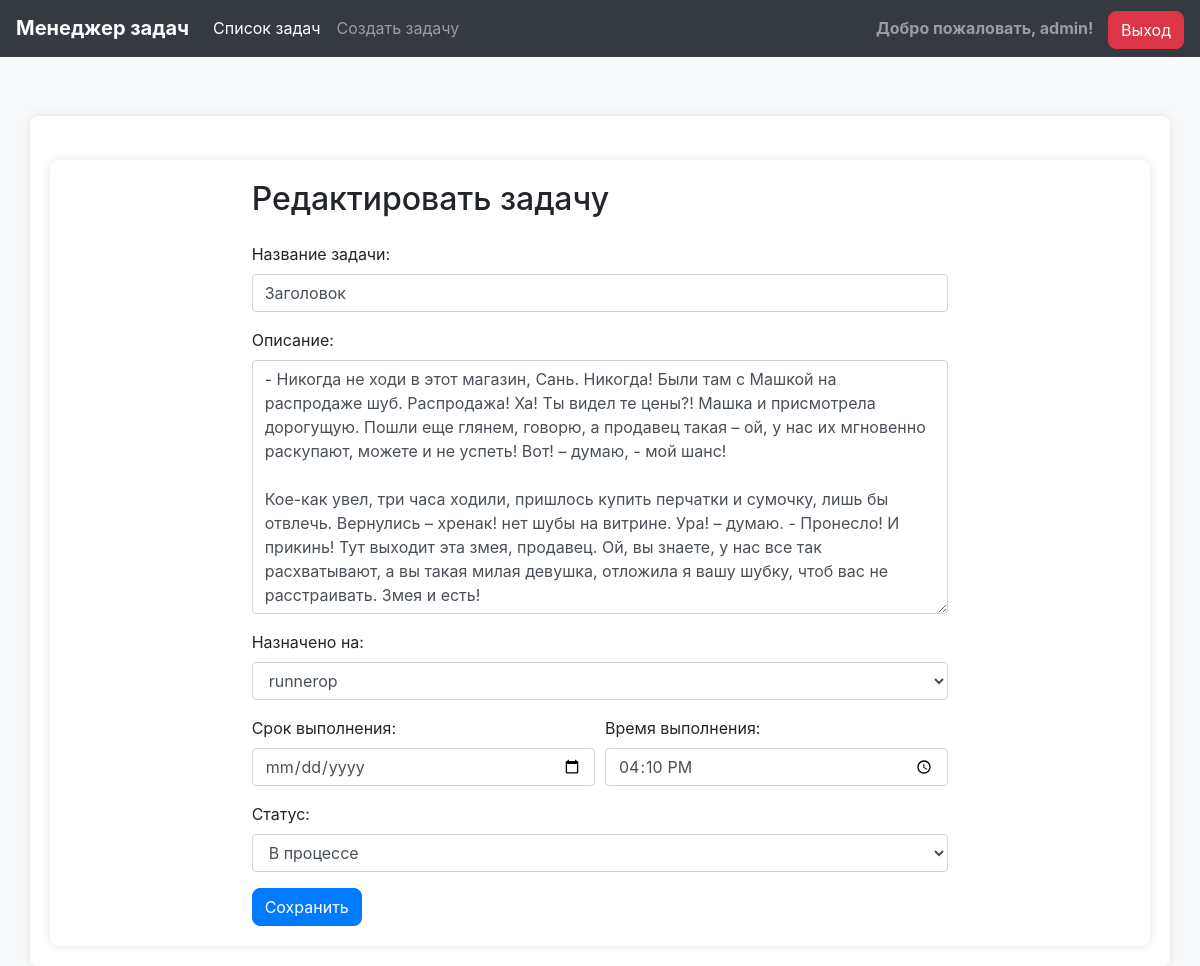
Page /task/29/edit/ (signed in) on the committed database.
### tasks/models.py (models this page shows, shortened)
class Task(models.Model):
    STATUS_CHOICES = [
        ('todo', 'К выполнению'),
        ('in_progress', 'В процессе'),
        ('done', 'Завершено')
    ]
    title = models.CharField('Название задачи', max_length=255)
    description = models.TextField('Описание')
    assigned_to = models.ForeignKey(User, verbose_name='Назначено на', on_delete=models.CASCADE)
    due_date = models.DateField('Срок выполнения')
    due_time = models.TimeField('Время выполнения', default='00:00:00')
    status = models.CharField('Статус', max_length=50, choices=STATUS_CHOICES, default='todo')
    completion_time = models.DateTimeField('Время завершения', null=True, blank=True)
    start_time = models.DateTimeField('Время начала работы', null=True, blank=True)
    in_progress_by = models.ForeignKey(User, on_delete=models.SET_NULL, null=True, blank=True, related_name='in_progress_tasks')

### tasks/views.py (the view)
# urls.py: path('task/<int:pk>/edit/', views.task_edit, name='task_edit'),
@login_required
def task_edit(request, pk):
    task = get_object_or_404(Task, pk=pk)
    if request.method == "POST":
        form = TaskForm(request.POST, instance=task)
        if form.is_valid():
            form.save()  # Сохраняем отредактированную форму задачи
            return redirect('task_detail', pk=pk)  # Перенаправляем на страницу деталей задачи
    else:
        form = TaskForm(instance=task)
    return render(request, 'tasks/task_form.html', {'form': form})

### tasks/forms.py
class TaskForm(forms.ModelForm):
    title = forms.CharField(label='Название задачи')
    description = forms.CharField(label='Описание', widget=forms.Textarea)
    assigned_to = forms.ModelChoiceField(label='Назначено на', queryset=User.objects.all())
    due_date = forms.DateField(label='Срок выполнения', widget=forms.DateInput(attrs={'type': 'date'}))
    due_time = forms.TimeField(label='Время выполнения', widget=forms.TimeInput(attrs={'type': 'time'}))  # Добавлено поле для времени
    status = forms.ChoiceField(label='Статус', choices=Task.STATUS_CHOICES)
    class Meta:
        model = Task
        fields = ['title', 'description', 'assigned_to', 'due_date', 'due_time', 'status']

### tasks/templatetags/custom_filters.py (called while the page is built)
@register.filter(name='add_class')
def add_class(value, arg):
    css_classes = value.field.widget.attrs.get('class', '')
    if css_classes:
        css_classes += ' ' + arg
    else:
        css_classes = arg
    return value.as_widget(attrs={'class': css_classes})

### tasks/templates/tasks/task_form.html (shortened to what this page needs)
{% extends 'base.html' %}
{% load custom_filters %}
{% block content %}
<div class="container mt-4">
    <div class="row justify-content-center">
        <div class="col-md-8">
            <h2 class="mb-4">{% if form.instance.pk %}Редактировать задачу{% else %}Создать задачу{% endif %}</h2>
            <form method="post" class="needs-validation" novalidate>
                <div class="form-group">
                    {{ form.title.label_tag }}
                    {{ form.title|add_class:"form-control" }}
                </div>
                <div class="form-group">
                    {{ form.description.label_tag }}
                    {{ form.description|add_class:"form-control" }}
                </div>
                <div class="form-group">
                    {{ form.assigned_to.label_tag }}
                    {{ form.assigned_to|add_class:"form-control" }}
                </div>
                <div class="form-row">
                    <div class="form-group col-md-6">
                        {{ form.due_date.label_tag }}
                        {{ form.due_date|add_class:"form-control" }}
                    </div>
                    <div class="form-group col-md-6">
                        {{ form.due_time.label_tag }}
                        {{ form.due_time|add_class:"form-control" }}
                    </div>
                </div>
                <div class="form-group">
                    {{ form.status.label_tag }}
                    {{ form.status|add_class:"form-control" }}
                </div>
                <button type="submit" class="btn btn-primary">Сохранить</button>
            </form>
        </div>
    </div>
</div>
{% endblock %}

### templates/base.html (shortened to what this page needs)
<!DOCTYPE html>
<html lang="ru">
<head>
    <link rel="stylesheet" href="https://stackpath.bootstrapcdn.com/bootstrap/4.5.2/css/bootstrap.min.css">
</head>
<body>
    <nav class="navbar navbar-expand-md navbar-dark bg-dark fixed-top">
        <a class="navbar-brand" href="#">Менеджер задач</a>
        <div class="collapse navbar-collapse" id="navbarCollapse">
            <ul class="navbar-nav mr-auto">
                <li class="nav-item active">
                    <a class="nav-link" href="{% url 'task_list' %}">Список задач</a>
                </li>
                <li class="nav-item">
                    <a class="nav-link" href="{% url 'task_create' %}">Создать задачу</a>
                </li>
            </ul>
            <ul class="navbar-nav ml-auto">
                {% if user.is_authenticated %}
                    <li class="nav-item">
                        <span class="navbar-text welcome-text">
                            Добро пожаловать, {{ user.username }}!
                        </span>
                        <form action="{% url 'logout' %}" method="post" style="display: inline;">
                            <button type="submit" class="btn btn-danger logout-btn">Выход</button>
                        </form>
                    </li>
                {% endif %}
            </ul>
        </div>
    </nav>
    <main role="main" class="container">
        {% block content %}
        {% endblock %}
    </main>
</body>
</html>

### templates/base.html (style rules this page uses)
body { padding-top: 6rem; background-color: #f8f9fa; }
.navbar { background-color: #343a40; }
.navbar-brand { font-weight: bold; }
.navbar-text { color: #ffffff; font-size: 14px; }
.navbar-nav .nav-link { color: #ffffff; }
.container { background-color: #ffffff; box-shadow: 0 0 10px rgba(0,0,0,0.1); border-radius: 8px; padding: 20px; margin-top: 20px; }
.btn { border-radius: 8px; }
.welcome-text { font-size: 16px; font-weight: bold; margin-right: 10px; }
.logout-btn { background-color: #dc3545; border-color: #dc3545; }

### rows in the picture
Task: title "Заголовок", description "- Никогда не ходи в этот магазин, Сань. Никогда! Были там с Машкой на распродаже шуб. Распродажа! Ха! Ты видел те цены?! Машка и присмотрела дорогущую. Пошли еще глянем, говорю, а продавец такая – ой, у нас их мгновенно раскупают, можете и не успеть! Вот! – думаю, - мой шанс! Кое-как увел, три часа ходили, пришлось купить перчатки и сумочку, лишь бы отвлечь. Вернулись – хренак! нет шубы на витрине. Ура! – думаю. - Пронесло! И прикинь! Тут выходит эта змея, продавец. Ой, вы знаете, у нас все так расхватывают, а вы такая милая девушка, отложила я вашу шубку, чтоб вас не расстраивать. Змея и есть!", assigned_to "runnerop", due_time "16:10:00", status "В процессе"

### other values in the picture
{{ user.username }} "admin"
